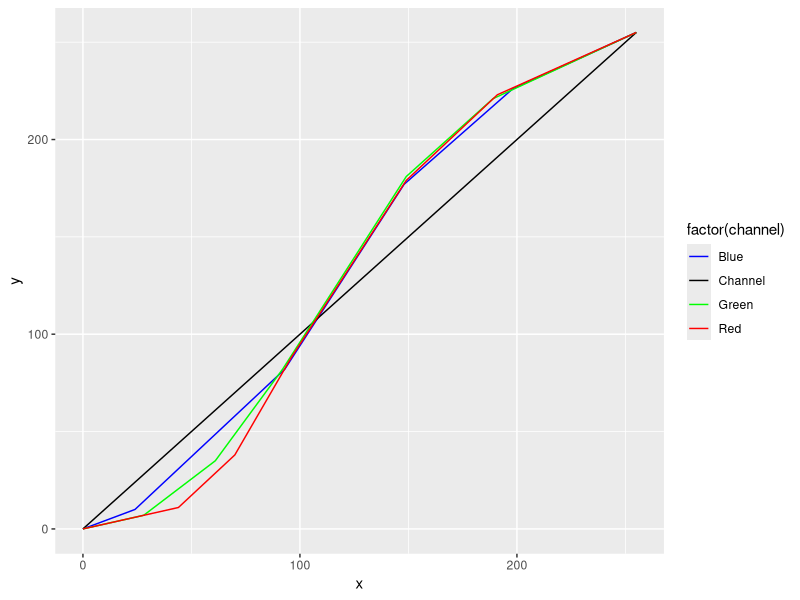

The R source for this figure:
library(ggplot2)

blue <- data.frame(
    x = c(
        0,
        24,
        93,
        148,
        198,
        255
    ),
    y = c(
        0,
        10,
        82,
        177,
        226,
        255
    ))
green <- data.frame(
    x = c(
        0,
        28,
        61,
        92,
        149,
        189,
        255
    ),
    y = c(
        0,
        7,
        35,
        82,
        181,
        221,
        255
    ))
red <- data.frame(
    x = c(
        0,
        44,
        70,
        96,
        149,
        191,
        255
    ),
    y = c(
        0,
        11,
        38,
        88,
        179,
        223,
        255
    ))

baseline <- data.frame(
    x = c(
        0,
        255
    ),
    y = c(
        0,
        255
    ))

blue$channel <- c('Blue')
green$channel <- c('Green')
red$channel <- c('Red')
baseline$channel <- c('Channel')

channel_curves <- rbind(red, blue, green, baseline)

ggplot(data = channel_curves, aes(x = x, y = y, color = factor(channel))) +
    geom_line() +
    scale_color_manual(values = c('blue', 'black', 'green', 'red'))
